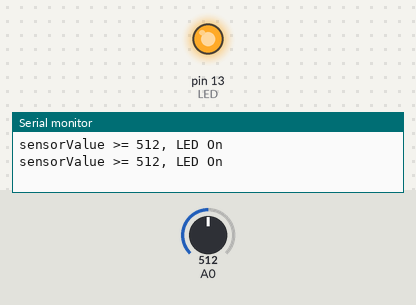
Bench run of a sketch on a simulated Arduino Uno, built with avr-gcc and run on an emulated ATmega328P. Parts: output pins drawn as LEDs (lit = HIGH), the last lines printed to the serial monitor. The test bench sets the inputs (shaded band); at power-on: A0 = 512.

Above: at 1.8 s.
1.9 s: A0 set to 501
At 3.2 s:
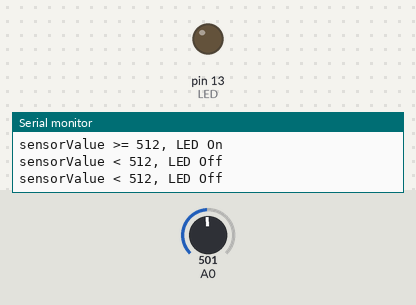
3.5 s: A0 set to 522
At 5.0 s:
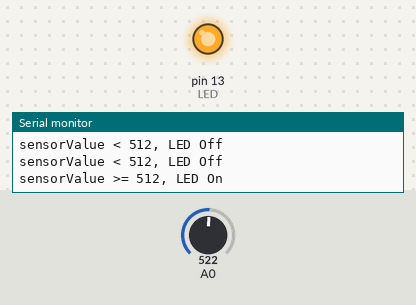
5.5 s: A0 set to 511
At 6.5 s:
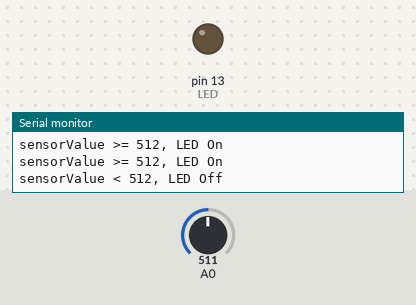
Timing chart, 0 to 8.5 s (numbered marks = the images above; inputs shaded):
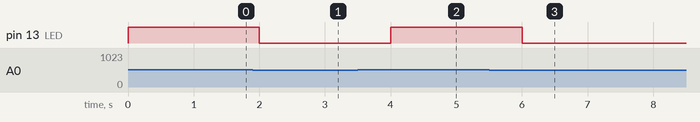

The sketch:

arduino_020917_inClassExercise5_Alternate.ino
```cpp
/*------------------------------------------------------------------------------------
arduino_020917_inClassExercise5_Alternate.ino

Code to get analog data and turn on an LED based on the value. This
version using the raw analog sensor reading to determine when to turn
the LED on/off.

http://arduino.cc/en/Tutorial/ReadAnalogVoltage

Created: 09/27/16 - Joshua Vaughan - joshua.vaughan@louisiana.edu

Modified:
  * 03/03/17 - JEV - joshua.vaughan@louisiana.edu
    - updated naming to match Spring 2017 assignment
    - better spacing
------------------------------------------------------------------------------------*/
const int LED = 13; // Define the onboard LED pin

// This is always run once when the sketch starts
// Use to initialize variables, pin modes, libraries, communication, etc
void setup() {
  // initialize serial communication at 9600 bits per second:
  Serial.begin(9600);

  // set the LED pin as an output
  pinMode(LED, OUTPUT);
}

// the loop routine runs over and over again forever:
void loop() {

  // read the input on analog pin 0:
  int sensorValue = analogRead(A0);

  // Values of the analog input are between 0-1023, so 512 is 1/2-way
  if (sensorValue >= 512) {
    digitalWrite(LED, HIGH); // Turn LED on
    Serial.println("sensorValue >= 512, LED On");
  }
  else {
    digitalWrite(LED, LOW); // Turn LED off
    Serial.println("sensorValue < 512, LED Off");
  }

  // Pause 1s (1000ms) between readings
  delay(1000);
}
```

Measured:
- the behaviour switches between 512 and 511 on A0 (found by bisection; images 0 and 1)
- after the input at 1.9 s, pin 13 (LED): HIGH → LOW after 0.10 s
- after the input at 3.5 s, pin 13 (LED): LOW → HIGH after 0.50 s
- after the input at 5.5 s, pin 13 (LED): HIGH → LOW after 0.50 s
